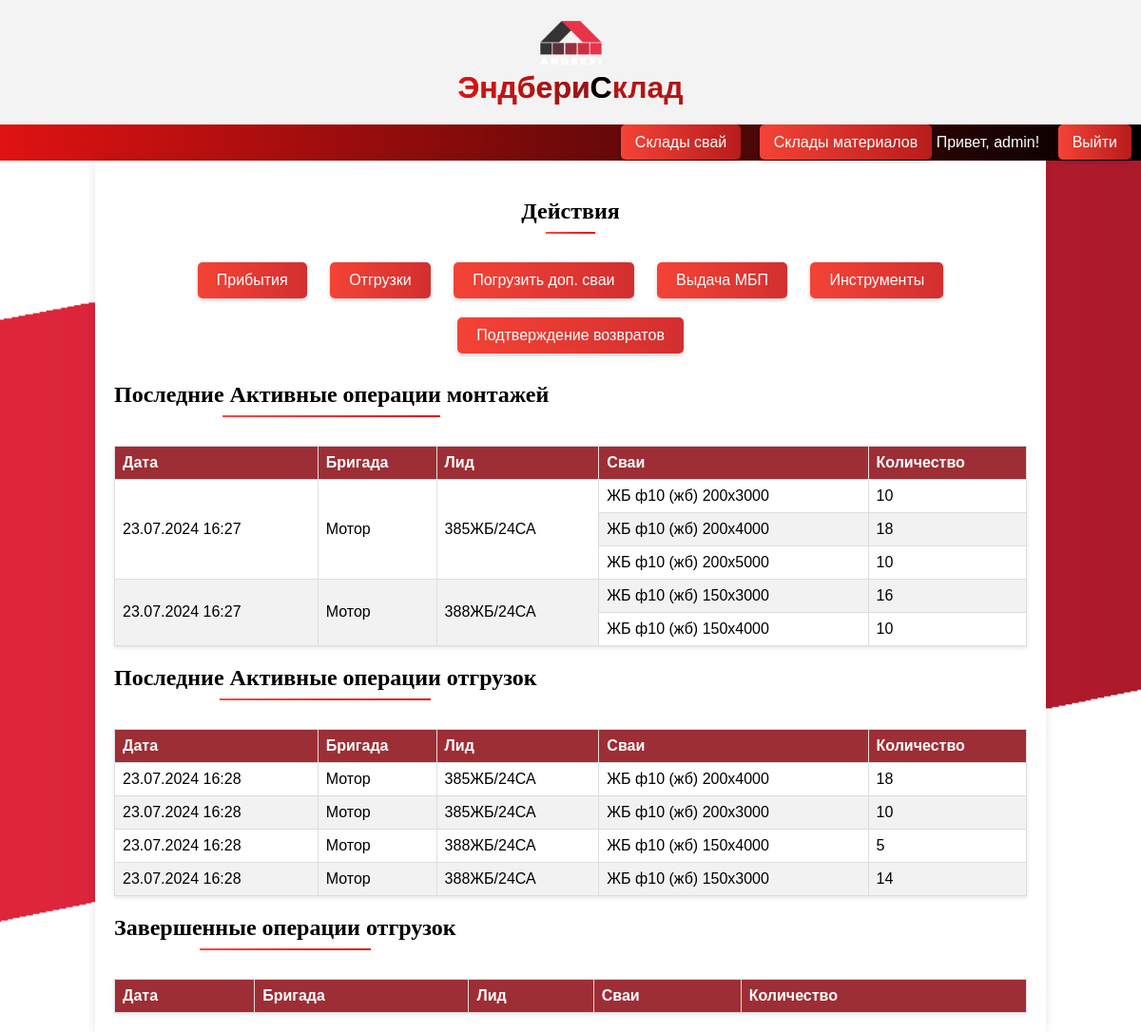
The app's page / (signed in) with its own data.
### sklad_app/models.py (models this page shows, shortened)
class OperationDeparture(models.Model):
    manager=models.CharField(max_length=500,default='123')
    details = models.TextField()
    extra_details = models.TextField(default=' ',blank=True,null=True)
    date = models.DateTimeField(auto_now_add=True)
    user = models.ManyToManyField(User)
    description = models.CharField(blank=True, max_length=500)
    confirm = models.BooleanField(default=False)
    number_car = models.CharField(blank=True, max_length=500,default=' ')
    brigade = models.ForeignKey(BrigadeWork, on_delete=models.CASCADE, blank=True)
    confirm_b = models.BooleanField(default=False)
    visible = models.BooleanField(default=True)

class BrigadeWork(models.Model):
    name = models.CharField(max_length=123)
    TYPE_CHOICES = (
        ('винты', 'Винты'),
        ('жб', 'ЖБ'),
        ('ручники', 'Ручники'),
    )
    type = models.CharField(max_length=10, choices=TYPE_CHOICES, default='жб', verbose_name='Тип')
    def __str__(self):
        return self.name

class Pile(models.Model):
    name=models.ForeignKey(NamePile,on_delete=models.CASCADE)
    size=models.CharField(max_length=100)
    weight=models.IntegerField(default=0)
    price_beton = models.DecimalField(max_digits=10, decimal_places=4,blank=True,default=0.0)
    price_wire_3 = models.DecimalField(max_digits=10, decimal_places=4,blank=True,default=0.0)
    price_wire_4 = models.DecimalField(max_digits=10, decimal_places=4, blank=True, default=0.0)
    price_wire_6 = models.DecimalField(max_digits=10, decimal_places=4, blank=True, default=0.0)
    price_armature = models.DecimalField(max_digits=10, decimal_places=4,blank=True,default=0.0)
    price_armature10 = models.DecimalField(max_digits=10, decimal_places=4,blank=True,default=0.0)
    count = models.IntegerField(default=0)
    defect = models.IntegerField(default=0)

class NamePile(models.Model):
    TYPE_CHOICES = (
        ('винтовые', 'Винтовые'),
        ('жб', 'Железобетонные'),
    )
    name = models.CharField(max_length=232)
    pile_type = models.CharField(max_length=10, choices=TYPE_CHOICES, default='винтовые', verbose_name='Тип')
    def __str__(self):
        return f"{self.name} ({self.pile_type})"

class SendDetail(models.Model):
    operation=models.ForeignKey(OperationDeparture,on_delete=models.CASCADE)
    details = models.TextField()
    confirm = models.BooleanField(default=False)
    date = models.DateTimeField(auto_now_add=True)

### sklad_app/views.py (the view, shortened to what this page needs)
# urls.py: path('',main,name='main'),
def main(request):
    context = {}
    if request.user.is_authenticated:
        if request.user.userprofile.role.name == "Кладовщик":
            latest_departures = OperationDeparture.objects.filter(confirm_b=False,visible=True).order_by('-date')[:10]
            for departure in latest_departures:
                if departure.details:
                    details = json.loads(departure.details)
                    departure.piles_info = []
                    for detail in details:
                        try:
                            pile = Pile.objects.get(id=detail["pile_id"])
                            departure.piles_info.append({
                                "pile": pile,
                                "quantity": detail["quantity"]
                            })
                        except Pile.DoesNotExist:
                            continue
            latest_opp = SendDetail.objects.filter(confirm=False).order_by('-id')[:10]
            for arrival in latest_opp:
                if arrival.details:
                    detail = json.loads(arrival.details)
                    arrival.piles_info = []
                    try:
                        pile = Pile.objects.get(id=detail["pile_id"])
                        arrival.piles_info.append({
                                "pile": pile,
                                "quantity": detail["quantity"]
                        })
                    except Pile.DoesNotExist:
                        continue
            last_latest_opp = SendDetail.objects.filter(confirm=True).order_by('-id')[:10]
            context = {
                'latest_departures': latest_departures,
                'latest_opp':latest_opp,
                'last_latest_opp':last_latest_opp
            }
    return render(request, 'main.html', context)

### templates/main.html (shortened to what this page needs)
{% extends "index.html" %}
{% block content %}
{% if user.is_authenticated %}
    {% if user.userprofile.role.name == "Кладовщик" %}
        <div class="header-container">
    <h2>Действия</h2>
</div>
        <div class="buttons-container">
        <a href="{% url 'operation_arrival_list' %}" class="button">Прибытия</a>
        <a href="{% url 'confirm_operations' %}" class="button">Отгрузки</a>
        <a href="{% url 'add_debt' %}" class="button">Погрузить доп. сваи</a>
        <a href="{% url 'update_mbp' %}" class="button">Выдача МБП</a>
        <a href="{% url 'tool_operation_list' %}" class="button">Инструменты</a>
        <a href="{% url 'confirm_sklad_list' %}" class="button">Подтверждение возвратов</a>
        </div>
<div class="latest-operations">
    <h2>Последние Активные операции монтажей</h2>
    <table>
        <thead>
            <tr>
                <th>Дата</th>
                <th>Бригада</th>
                <th>Лид</th>
                <th>Cваи</th>
                <th>Количество</th>
            </tr>
        </thead>
        <tbody>
            {% for arrival in latest_departures %}
                <tr>
                    <td rowspan="{{ arrival.piles_info|length }}">{{ arrival.date|date:"d.m.Y H:i" }}</td>
                    <td rowspan="{{ arrival.piles_info|length }}">{{ arrival.brigade }}</td>
                    <td rowspan="{{ arrival.piles_info|length }}">{{ arrival.manager }}</td>
                    {% for pile_info in arrival.piles_info %}
                        {% if not forloop.first %}<tr>{% endif %}
                        <td>{{ pile_info.pile.name }} {{ pile_info.pile.size }}</td>
                        <td>{{ pile_info.quantity }}</td>
                        {% if not forloop.last %}</tr>{% endif %}
                    {% endfor %}
                </tr>
            {% endfor %}
        </tbody>
    </table>
</div>
<div class="latest-operations">
    <h2>Последние Активные операции отгрузок</h2>
    <table>
        <thead>
            <tr>
                <th>Дата</th>
                <th>Бригада</th>
                <th>Лид</th>
                <th>Cваи</th>
                <th>Количество</th>
            </tr>
        </thead>
        <tbody>
            {% for arrival in latest_opp %}
                <tr>
                    <td rowspan="{{ arrival.piles_info|length }}">{{ arrival.date|date:"d.m.Y H:i" }}</td>
                    <td rowspan="{{ arrival.piles_info|length }}">{{ arrival.operation.brigade }}</td>
                    <td rowspan="{{ arrival.piles_info|length }}">{{ arrival.operation.manager }}</td>
                    {% for pile_info in arrival.piles_info %}
                        <td>{{ pile_info.pile.name }} {{ pile_info.pile.size }}</td>
                        <td>{{ pile_info.quantity }}</td>
                    {% endfor %}
                </tr>
            {% endfor %}
        </tbody>
    </table>
</div>
<div class="latest-operations">
    <h2>Завершенные операции отгрузок</h2>
    <table>
        <thead>
            <tr>
                <th>Дата</th>
                <th>Бригада</th>
                <th>Лид</th>
                <th>Cваи</th>
                <th>Количество</th>
            </tr>
        </thead>
    </table>
</div>
    {% endif %}
{% endif %}
{% endblock %}

### templates/index.html (shortened to what this page needs)
<!DOCTYPE html>
<html lang="ru">
<head>
    {% load static %}
    {% load static %}
</head>
<body>
    <div class="header">
        <a href="/"><img src="{% static 'logo.png' %}"  class="logo"></a>
         <h1>
            <span class="gradient-text">Эндбери</span><span class="black">С</span>клад
        </h1>
    </div>
    <div class="nav">
        {% if user.is_authenticated %}
            {% if user.userprofile.role.name == "Производство" or user.userprofile.role.name == "Кладовщик" %}
                <a href="{% url 'ware' %} " >Склады свай</a>
                <a href="{% url 'mat' %} " >Склады материалов</a>
            {% endif %}
            <span style="color: white;">Привет, {{ user.username }}!</span>
            <a href="{% url 'logout' %}">Выйти</a>
        {% else %}
            <a href="{% url 'login' %}">Войти</a>
        {% endif %}
    </div>
    <div class="content">
        {% block content %}{% endblock %}
    </div>
</body>
</html>

### templates/main.html (style rules this page uses)
table { width: 100%; border-collapse: collapse; margin-top: 10px; box-shadow: 0 2px 4px rgba(0, 0, 0, 0.1); }
th, td { padding: 8px; border: 1px solid #ddd; text-align: left; }
th { background-image: linear-gradient(to right, #9e2e35, #9e2e35); color: white; }
tr:nth-child(even) { background-color: #f2f2f2; }
.button { display: inline-block; margin: 10px; padding: 10px 20px; background-image: linear-gradient(to right, #f44336, #d32f2f); color: white; text-decoration: none; border: none; border-radius: 5px; box-shadow: 0 2px 4px rgba(0, 0, 0, 0.2); transition: all 0.3s ease; }
.header-container { text-align: center; }
h2 { display: inline-block; font-family: 'Comic Sans MS', cursive; position: relative; margin-bottom: 20px; }
h2::after { content: ''; display: block; width: 50%; height: 2px; background-image: linear-gradient(to right, #ff4747, #e01212); margin: 8px auto 0; }
.buttons-container { text-align: center; }

### records on screen
OperationDeparture: date "23.07.2024 16:27", brigade "Мотор", manager "385ЖБ/24СА"
Pile: pile.name "ЖБ ф10 (жб)", pile.size "200x3000", quantity "10"
Pile: pile.name "ЖБ ф10 (жб)", pile.size "200x4000", quantity "18"
Pile: pile.name "ЖБ ф10 (жб)", pile.size "200x5000", quantity "10"
OperationDeparture: date "23.07.2024 16:27", brigade "Мотор", manager "388ЖБ/24СА"
Pile: pile.name "ЖБ ф10 (жб)", pile.size "150x3000", quantity "16", quantity "14"
Pile: pile.name "ЖБ ф10 (жб)", pile.size "150x4000", quantity "10", quantity "5"
SendDetail: date "23.07.2024 16:28", operation.brigade "Мотор", operation.manager "385ЖБ/24СА"
SendDetail: date "23.07.2024 16:28", operation.brigade "Мотор", operation.manager "385ЖБ/24СА"
SendDetail: date "23.07.2024 16:28", operation.brigade "Мотор", operation.manager "388ЖБ/24СА"
SendDetail: date "23.07.2024 16:28", operation.brigade "Мотор", operation.manager "388ЖБ/24СА"

### other values on screen
{{ user.username }} "admin"
